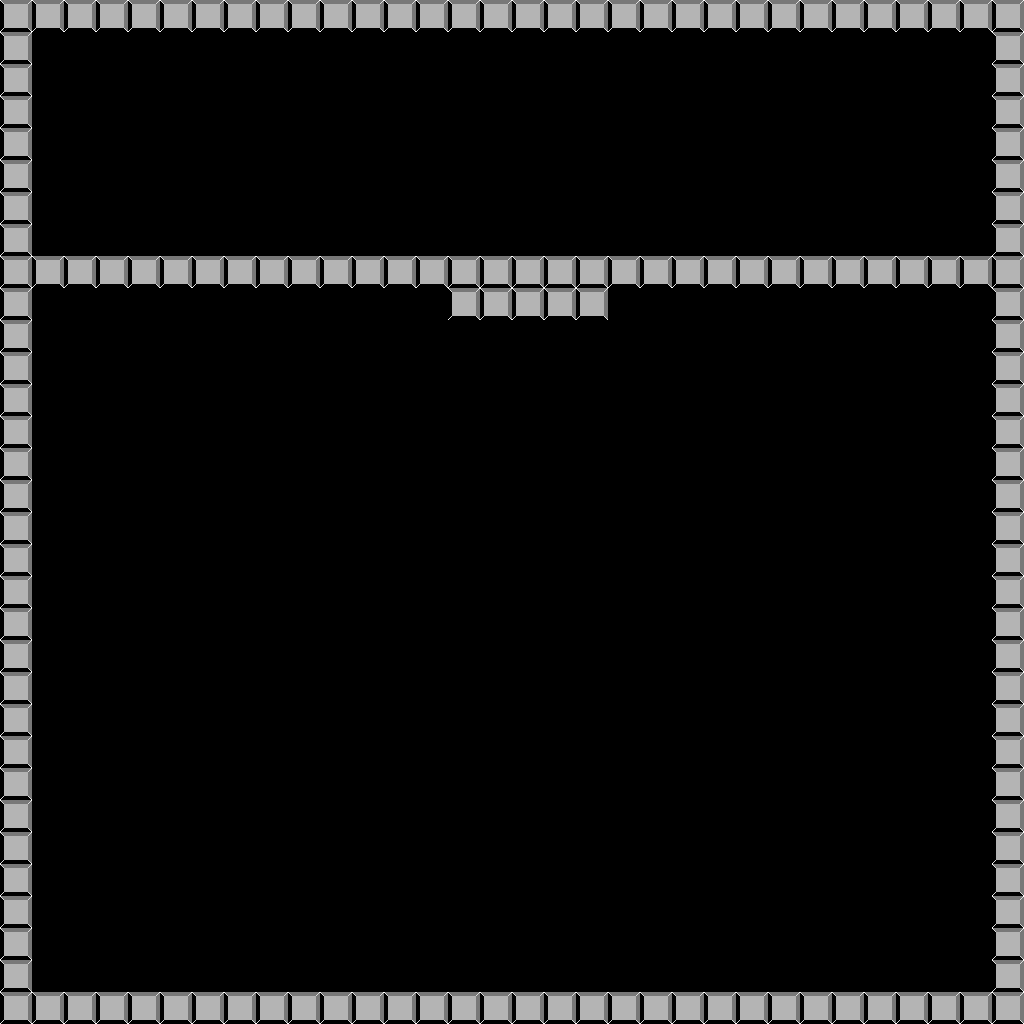

A level layout from a 2D game, rendered from its tile map. Below: a short description, then the map file with tile-grid data replaced by summaries:
An orthogonal 32x32 tile map with 32x32 px tiles, 1 tile layer (Walls).

<map version="1.0" orientation="orthogonal" width="32" height="32" tilewidth="32" tileheight="32">
 <tileset firstgid="1" name="maptiles" tilewidth="32" tileheight="32">
  <image source="maptiles.png" width="64" height="32" />
 </tileset>
 <layer name="Walls" width="32" height="32">
  <properties>
   <property name="isSolid" value="true" />
  </properties>
  <data>[1024 cells, 159 non-empty, 1 distinct tile ids]</data>
 </layer>
</map>
